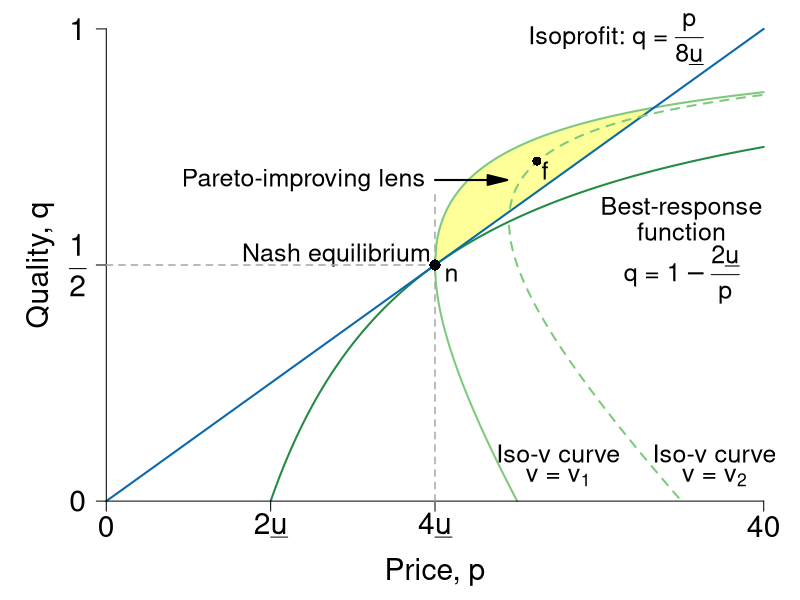

Recreate this plot in R.
require(ggplot2)
require(shape)
pdf(file = "information_power/ch11_fig6.pdf", width = 9, height = 7)

#Set parameters for graphics
axislabelsize <- 1.8
labelsize <- 1.5
namesize <- 1.8
annotatesize <- 1.5
graphlinewidth <- 2
segmentlinewidth <- 1.5

COL <- c("#7fc97f", "#beaed4", "#fdc086", "#ffff99", "#386cb0", "#f0027f", "#bf5b17", "#666666")
COLA <- c("#e0f3db", "#99d8c9","#66c2a4","#41ae76", "#238b45", "#005824")
COLB <- c("#c6dbef", "#4eb3d3", "#2b8cbe", "#0868ac","#084081")
COLC <- c("#fcfbfd", "#efedf5", "#dadaeb", "#bcbddc", "#9e9ac8", "#807dba", "#6a51a3", "#54278f", "#3f007d")

brfFn <- function(p, delta = 5) {
  1 - (2 * delta) / p
}

isovhigh <- function(p, delta = 5, v = 20){
  (sqrt(p^2 - 4 * delta * v) - p + 2*v)/(2 * v )
}

isovlow <- function(p, delta = 5, v = 20){
  (-sqrt(p^2 - 4 * delta * v) - p + 2*v)/(2 * v )
}


isovhigh1 <- function(p, delta = 5, v = 30){
  (sqrt(p^2 - 4 * delta * v) - p + 2*v)/(2 * v )
}

isovlow1 <- function(p, delta = 5, v = 30){
  (-sqrt(p^2 - 4 * delta * v) - p + 2*v)/(2 * v )
}

solowCondition <- function(p, delta = 5){
  (p*(1/(8*delta)))
}


par(mar =  c(4, 4, 0.5, 0.5))
xlims <- c(0, 40)
ylims <- c(0, 1)


plot(0, 0, xlim = xlims, ylim = ylims, type = "n",
     xlab = "",
     ylab = "",
     xaxt = "n", yaxt = "n", cex.lab = axislabelsize, bty = "n")

mtext(expression(paste("Price, ", p)), side = 1, line = 2.5, cex = axislabelsize)
text(-4, ylims[2] - 0.5*(ylims[2] - ylims[1]), expression(paste("Quality, ", q)), xpd = TRUE, cex = axislabelsize, srt = 90) 


npts <- 500 
npts2 <- 501
#Specify the sequences of points for graphing. 
xx1 <- seq(10, xlims[2], length.out = npts)
xx2 <- seq(xlims[1], xlims[2], length.out = npts)
xx3 <- seq(xlims[1], xlims[2], length.out = npts2)
xx4 <- seq(xlims[1], 25, length.out = npts2)
xx5 <- seq(xlims[1], xlims[2], length.out = npts2)
xx6 <- seq(xlims[1], 35, length.out = npts2)
yy1 <- isovhigh(xx3, delta = 5, v = 20)

#Below, note I have gone to number 416 because at that observation we can 
#find the closest outcome to the intersection of the curves. Serves fine 
#for the relevant polygon
#Draw the shaded area of the Pareto-improving lens
#For the polygon need the intersection of v and iso-profit
#(2p - 40)^2 = p^2 - 400
#4p^2 - 160p + 1600 = p^2 - 400
#3p^2 - 160p + 2000 = 0
#p = 20 or p = 100/3 = 33.3 
# => q = (1/40)*33.3 = 0.8325
polygon(c(xx3, xx3[416]), c(yy1, yy1[416]), col = COL[4], density = NULL, border = NA)

#Draw the lines for the graphs
lines(xx1, brfFn(xx1), col = COLA[5], lwd = graphlinewidth)
lines(xx3, isovhigh(xx3, v = 20, delta = 5), col = COL[1], lwd = graphlinewidth)
lines(xx4, isovlow(xx4, v = 20, delta = 5), col = COL[1], lwd = graphlinewidth)
lines(xx2, solowCondition(xx2, delta = 5), col = COLB[4], lwd = graphlinewidth)
lines(xx5, isovhigh1(xx5, v = 30, delta = 5), col = COL[1], lwd = graphlinewidth, lty = 2)
lines(xx6, isovlow1(xx6, v = 30, delta = 5), col = COL[1], lwd = graphlinewidth, lty = 2)


#Customize ticks and labels for the plot
ticksy <- c(0, 0.5, 1)
ylabels <- c(0, expression(paste(frac(1,2))), 1)
ticksx <- c(0, 10, 20, 40)
xlabels <- c(0, expression(paste(2*underline("u"))), expression(paste(4*underline("u"))), 40)
axis(1, at = ticksx, pos = 0, labels = xlabels, cex.axis = axislabelsize)
axis(2, at = ticksy, pos = 0, labels = ylabels, las = 1, cex.axis = axislabelsize)

#Annotation of the three graphs and the NE
text(31, 0.98, expression(paste("Isoprofit: ", q ," = ", frac(p, 8*underline("u")))), cex = annotatesize)
text(35, 0.62, expression(paste("Best-response")), cex = annotatesize)
text(35, 0.57, expression(paste("function")), cex = annotatesize)
text(35, 0.48, expression(paste("q = ", 1 - frac(2*underline("u"), p))), cex = annotatesize)
text(27.5, 0.1, expression(paste("Iso-v curve")), cex = annotatesize)
text(27.5, 0.05, expression(paste("v = ", v[1])), cex = annotatesize)
text(37, 0.1, expression(paste("Iso-v curve")), cex = annotatesize)
text(37, 0.05, expression(paste("v = ", v[2])), cex = annotatesize)
text(14, 0.52, expression(paste("Nash equilibrium")), cex = annotatesize)

#Lines for the coordinates of the Nash equilbrium
segments(20, 0, 20, 0.65, lty = 2, col = "darkgray", lwd = segmentlinewidth)
segments(0, 0.5, 20, 0.5, lty = 2, col = "darkgray", lwd = segmentlinewidth)

#Add a point for the NE
points(20, 0.5, pch = 16, col = "black", cex = 1.5)
text(21, 0.48, expression(paste("n")), cex = annotatesize)

#Add a point for f. referred to in the text
points(26.2, 0.72, pch = 16, col = "black", cex = 1.2)
text(26.7, 0.7, expression(paste("f")), cex = annotatesize)

#Arrow to Pareto-improving Lens
Arrows(20, 0.68, 23.8, 0.68, col = "black", lty = 1, lwd = 2, arr.type = "triangle")
text(12, 0.68, expression(paste("Pareto-improving lens")), cex = annotatesize)

dev.off()
